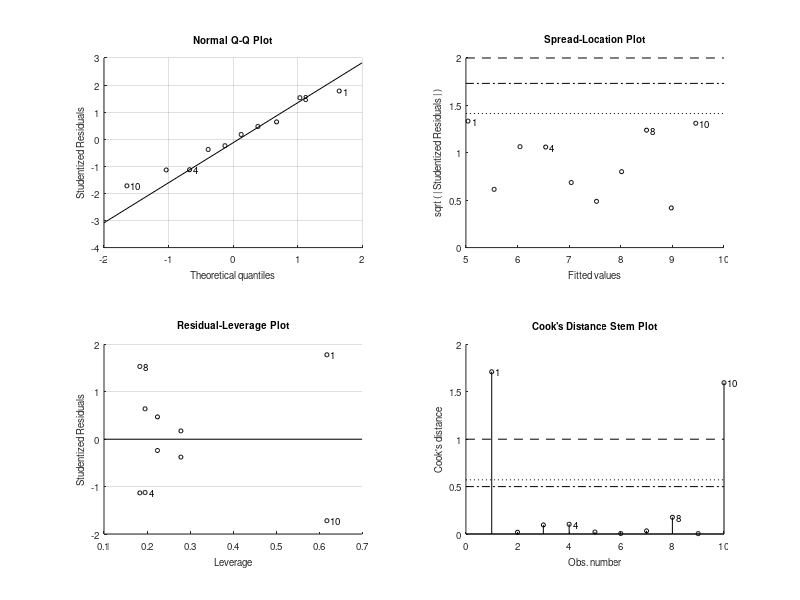
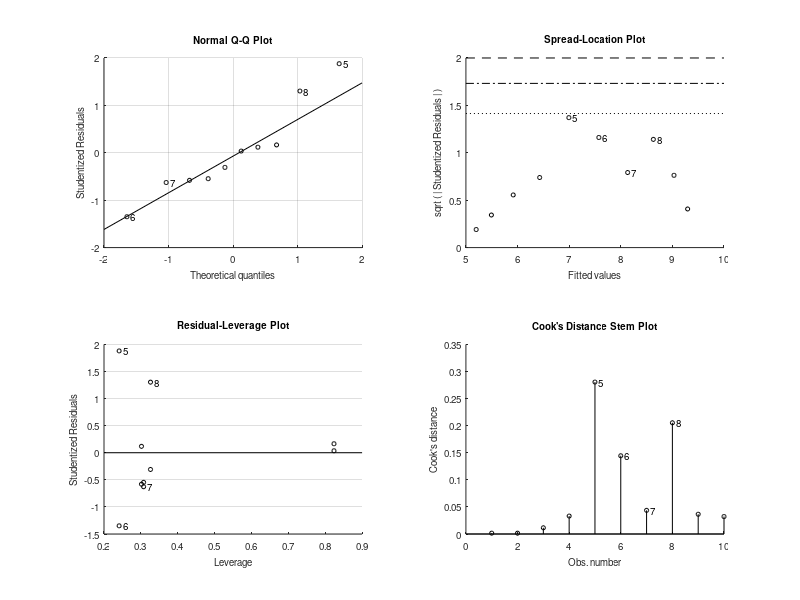
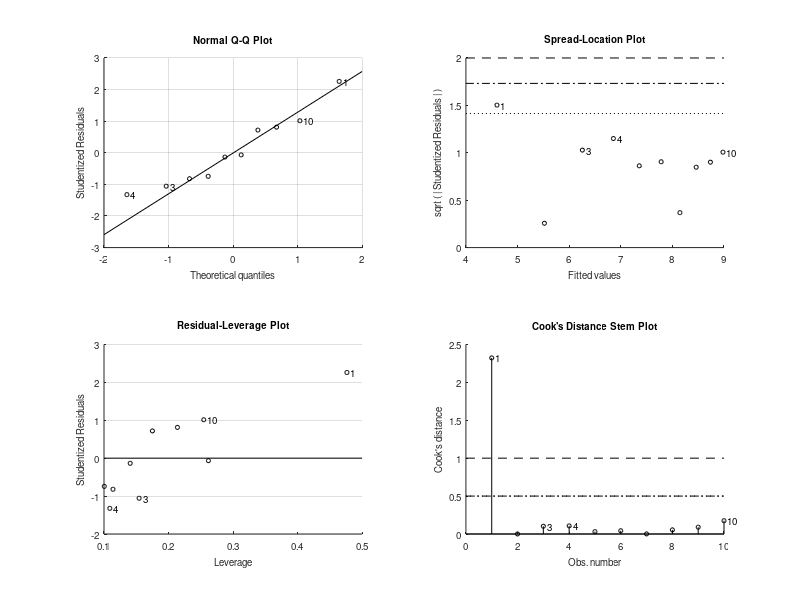

These charts were generated, in order, by the following MATLAB code: (Note: this script raises an error after producing the figures.)
clear; clc; close all;

x = [80 90 100 110 120 130 140 150 160 170]';   % Стабілізована глюкоза
y = [5.2 5.5 5.9 6.4 7.1 7.5 8.1 8.7 9.0 9.3]'; % Гемоглобін

% Генерація нелінійних членів
x2 = x.^2;
x3 = x.^3;
x_inv = 1./x;   % для оберненої функції

% Лінійні моделі за параметрами
% Поліном 2-го ступеня
mdl2 = fitlm([x x2], y);
% Поліном 3-го ступеня
mdl3 = fitlm([x x2 x3], y);
% Зворотна функція
mdl_inv = fitlm(x_inv, y);

% Нелінійні моделі за параметрами
% Степенева модель: y = a * x^b
f_power = @(b,x) b(1)*x.^b(2);
beta0_power = [1,1];
mdl_power = fitnlm(x, y, f_power, beta0_power);
% Експоненціальна модель: y = a * exp(b*x)
f_exp = @(b,x) b(1)*exp(b(2)*x);
beta0_exp = [1,0.01];
mdl_exp = fitnlm(x, y, f_exp, beta0_exp);

% 5. Побудова графіків
x_plot = linspace(min(x), max(x), 100)';
y2 = predict(mdl2, [x_plot x_plot.^2]);
y3 = predict(mdl3, [x_plot x_plot.^2 x_plot.^3]);
y_inv_plot = predict(mdl_inv, 1./x_plot);
y_power_plot = predict(mdl_power, x_plot);
y_exp_plot = predict(mdl_exp, x_plot);

figure('Color','w'); hold on; grid on;
plot(x, y, 'ko', 'MarkerFaceColor','y', 'MarkerSize',8);
plot(x_plot, y2, 'b-', 'LineWidth',1.5);
plot(x_plot, y3, 'r-', 'LineWidth',1.5);
plot(x_plot, y_inv_plot, 'g--', 'LineWidth',1.5);
plot(x_plot, y_power_plot, 'm-.', 'LineWidth',1.5);
plot(x_plot, y_exp_plot, 'c:', 'LineWidth',1.5);
legend('Дані','Поліном 2-го','Поліном 3-го','Зворотна','Степенева','Експоненціальна','Location','northwest');
xlabel('Стабілізована глюкоза (x)');
ylabel('Гемоглобін (y)');
title('Порівняння нелінійних моделей');

% Порівняння моделей за R^2
R2 = [
    mdl2.Rsquared.Ordinary;
    mdl3.Rsquared.Ordinary;
    mdl_inv.Rsquared.Ordinary;
    mdl_power.Rsquared.Ordinary;
    mdl_exp.Rsquared.Ordinary
];

ModelNames = {'Поліном 2','Поліном 3','Зворотна','Степенева','Експоненціальна'};
T = table(ModelNames', R2, 'VariableNames', {'Модель','R2'});
disp('=== Порівняння моделей за R^2 ===');
disp(T);
% Висновок
[~,idx_best] = max(R2);
fprintf('\nНайкраща модель: %s (R^2 = %.3f)\n', ModelNames{idx_best}, R2(idx_best));